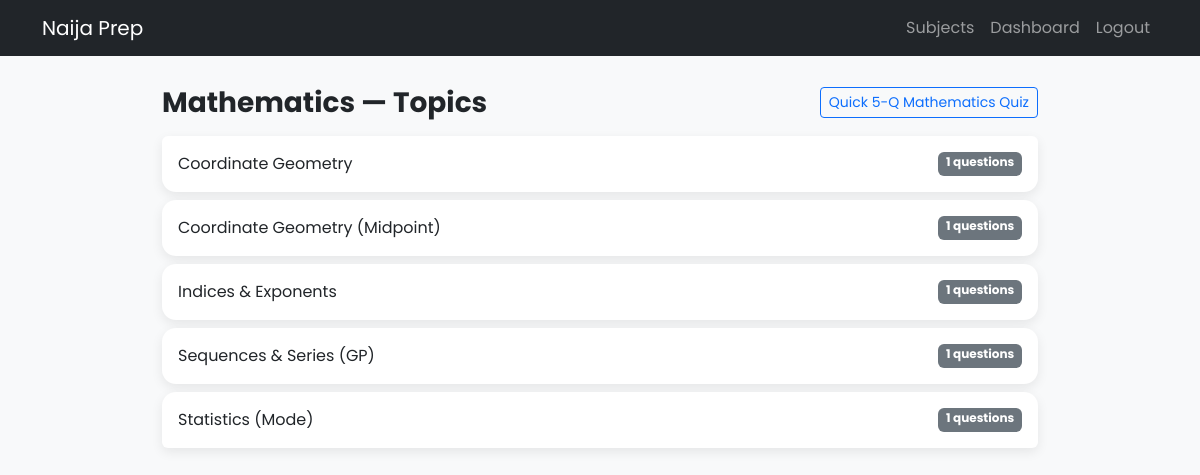
Screenshot of /subjects/Mathematics (signed in) with the database file from the repository.
### app/models.py (models this page shows, shortened)
class Question(db.Model):
    id = db.Column(db.Integer, primary_key=True)
    subject = db.Column(db.String(255), nullable=True)       # NEW
    topic = db.Column(db.String(255), nullable=False)
    difficulty = db.Column(db.Integer, nullable=False)
    question_text = db.Column(db.Text, nullable=False)
    option_a = db.Column(db.Text, nullable=False)
    option_b = db.Column(db.Text, nullable=False)
    option_c = db.Column(db.Text, nullable=False)
    option_d = db.Column(db.Text, nullable=False)
    correct_option = db.Column(db.String(10), nullable=False)
    explanation = db.Column(db.Text, nullable=True)
    exam_year = db.Column(db.String(255), nullable=True)

### app/routes.py (the view)
    @app.route("/subjects/<subject>")
    @login_required
    def subject_topics(subject):
        if subject not in SUBJECTS:
            flash("Unknown subject.", "warning")
            return redirect(url_for("subjects"))
        rows = (
            db.session.query(Question.topic, func.count(Question.id))
            .filter(Question.subject == subject)
            .group_by(Question.topic)
            .order_by(Question.topic.asc())
            .all()
        )
        topics = [{"name": t, "count": c} for (t, c) in rows]
        if not topics:
            flash(f"No topics found in {subject}.", "warning")
        return render_template("subject_topics.html", subject=subject, topics=topics)

### app/models.py (called while the page is built)
@login_manager.user_loader
def load_user(user_id):
    return User.query.get(int(user_id))

### app/templates/subject_topics.html (shortened to what this page needs)
<!DOCTYPE html>
<html lang="en">
<head>
  <link href="https://cdn.jsdelivr.net/npm/bootstrap@5.3.3/dist/css/bootstrap.min.css" rel="stylesheet">
</head>
<body>
<nav class="navbar navbar-expand-lg navbar-dark bg-dark">
  <div class="container">
    <a class="navbar-brand" href="{{ url_for('home') }}">Naija Prep</a>
    <div id="nav" class="collapse navbar-collapse">
      <ul class="navbar-nav ms-auto">
        <li class="nav-item"><a class="nav-link" href="{{ url_for('subjects') }}">Subjects</a></li>
        <li class="nav-item"><a class="nav-link" href="{{ url_for('dashboard') }}">Dashboard</a></li>
        <li class="nav-item"><a class="nav-link" href="{{ url_for('logout') }}">Logout</a></li>
      </ul>
    </div>
  </div>
</nav>
<div class="container wrap">
  <div class="d-flex justify-content-between align-items-center mb-3">
    <h3 class="m-0 fw-bold">{{ subject }} — Topics</h3>
    <a class="btn btn-sm btn-outline-primary" href="{{ url_for('quiz', subject=subject) }}">Quick 5-Q {{ subject }} Quiz</a>
  </div>
  {% if topics %}
    <div class="list-group">
      {% for t in topics %}
        <a class="list-group-item list-group-item-action topic-card mb-2"
           href="{{ url_for('quiz', topic=t.name) }}">
          <div class="d-flex justify-content-between">
            <span>{{ t.name }}</span>
            <span class="badge bg-secondary">{{ t.count }} questions</span>
          </div>
        </a>
      {% endfor %}
    </div>
  {% else %}
    <p class="text-muted">No topics available in this subject yet.</p>
  {% endif %}
</div>
</body>
</html>

### app/templates/subject_topics.html (style rules this page uses)
body { background:#f8f9fa; font-family:'Poppins', sans-serif; }
.wrap { max-width: 900px; margin: 30px auto; }
.topic-card { border:none; border-radius:14px; background:#fff; box-shadow:0 4px 12px rgba(0,0,0,.08); padding:16px; }

### rows the page displays
Question: name "Coordinate Geometry", count "1"
Question: name "Coordinate Geometry (Midpoint)", count "1"
Question: name "Indices & Exponents", count "1"
Question: name "Sequences & Series (GP)", count "1"
Question: name "Statistics (Mode)", count "1"

### other values shown
{{ subject }} "Mathematics"
